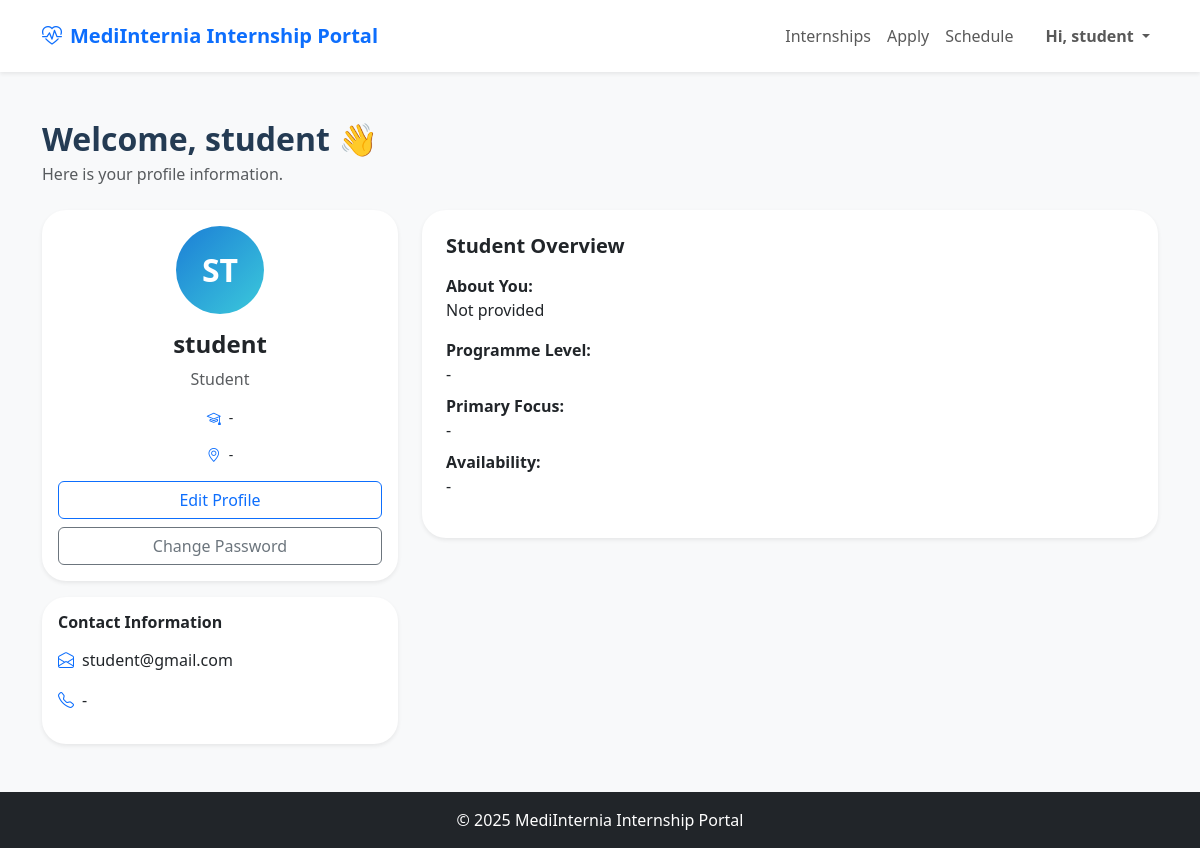
The app's page /public/learner-profile.php (signed in) with its own data.
### tables this page shows
CREATE TABLE `accounts` (
  `id` int(11) NOT NULL,
  `name` varchar(100) DEFAULT NULL,
  `email` varchar(150) DEFAULT NULL,
  `password` varchar(255) DEFAULT NULL,
  `role` enum('student','employer','admin') DEFAULT NULL,
  `created_at` timestamp NOT NULL DEFAULT current_timestamp(),
  `about` text DEFAULT NULL,
  `program_level` varchar(100) DEFAULT NULL,
  `focus` varchar(100) DEFAULT NULL,
  `availability` varchar(100) DEFAULT NULL,
  `phone` varchar(50) DEFAULT NULL,
  `location` varchar(100) DEFAULT NULL,
  `program` varchar(100) DEFAULT NULL,
  `company_name` varchar(150) DEFAULT NULL,
  `company_location` varchar(150) DEFAULT NULL,
  `company_phone` varchar(50) DEFAULT NULL,
  `company_focus` varchar(150) DEFAULT NULL,
  `company_about` text DEFAULT NULL,
  `verified` tinyint(1) NOT NULL DEFAULT 0
);

### public/learner-profile.php (the view, shortened to what this page needs)
<?php
require "../config/connection.php";
$id = $_SESSION['user_id'];
$sql = "SELECT name,email,phone,location,program,program_level,about,focus,availability FROM accounts WHERE id=?";
$stmt = $conn->prepare($sql);
$stmt->bind_param("i", $id);
$stmt->execute();
$user = $stmt->get_result()->fetch_assoc();
?>
<!DOCTYPE html>
<html lang="en">
<head>
<link href="https://cdn.jsdelivr.net/npm/bootstrap@5.3.2/dist/css/bootstrap.min.css" rel="stylesheet">
<link href="https://cdn.jsdelivr.net/npm/bootstrap-icons/font/bootstrap-icons.css" rel="stylesheet">
<link rel="stylesheet" href="assets/css/styles.css">
</head>
<body class="bg-light min-vh-100 d-flex flex-column">
<?php include "../app/components/nav.php"; ?>
<main class="flex-grow-1 container py-5">
<h2 class="fw-bold mb-1">Welcome, <?php echo $_SESSION['name']; ?> 👋</h2>
<p class="text-muted mb-4">Here is your profile information.</p>
<div class="row g-4">
  <div class="col-lg-4">
    <div class="card shadow-sm border-0 mb-3 text-center p-3">
      <div class="profile-avatar mx-auto mb-3">
        <?= strtoupper(substr($user['name'],0,2)); ?>
      </div>
      <h4 class="fw-bold"><?= $user['name']; ?></h4>
      <p class="text-muted"><?= ucfirst($_SESSION['role']); ?></p>
      <p class="small"><i class="bi bi-mortarboard text-primary me-2"></i><?= $user['program'] ?: "-"; ?></p>
      <p class="small"><i class="bi bi-geo-alt text-primary me-2"></i><?= $user['location'] ?: "-"; ?></p>
      <button class="btn btn-outline-primary w-100 mb-2" data-bs-toggle="modal" data-bs-target="#editProfileModal">Edit Profile</button>
      <button class="btn btn-outline-secondary w-100" data-bs-toggle="modal" data-bs-target="#editPasswordModal">Change Password</button>
    </div>
    <div class="card shadow-sm border-0 p-3">
      <h6 class="fw-bold mb-3">Contact Information</h6>
      <p><i class="bi bi-envelope-open text-primary me-2"></i><?= $user['email']; ?></p>
      <p><i class="bi bi-telephone text-primary me-2"></i><?= $user['phone'] ?: "-"; ?></p>
    </div>
  </div>
  <div class="col-lg-8">
    <div class="card shadow-sm border-0 p-4">
      <h5 class="fw-bold mb-3">Student Overview</h5>
      <p class="mb-3"><strong>About You:</strong><br><?= $user['about'] ?: "Not provided"; ?></p>
      <p class="mb-2"><strong>Programme Level:</strong><br><?= $user['program_level'] ?: "-"; ?></p>
      <p class="mb-2"><strong>Primary Focus:</strong><br><?= $user['focus'] ?: "-"; ?></p>
      <p><strong>Availability:</strong><br><?= $user['availability'] ?: "-"; ?></p>
    </div>
  </div>
</div>
</main>
<footer class="bg-dark text-white text-center py-3 mt-auto">
© <?= date("Y"); ?> MediInternia Internship Portal
</footer>
</body>
</html>

### public/assets/css/styles.css (style rules this page uses)
:root { --bs-body-font-family: 'Nunito', system-ui, -apple-system, 'Segoe UI', sans-serif; --bs-primary-rgb: 13, 110, 253; --cc-primary: #1c7ed6; --cc-primary-soft: rgba(28, 126, 214, 0.1); --cc-gradient: linear-gradient(135deg, #1c7ed6 0%, #3bc9db 100%); --cc-card-radius: 1.5rem; }
body { font-family: var(--bs-body-font-family); background-color: #f8f9fb; color: #243b53; }
.profile-avatar { width: 5.5rem; height: 5.5rem; border-radius: 50%; background: var(--cc-gradient); display: flex; align-items: center; justify-content: center; color: #fff; font-weight: 800; font-size: 2rem; }
.card { border-radius: var(--cc-card-radius); }
footer { margin-top: 4rem; }

### records on screen
accounts: name "ST", name "student", program "-", location "-", email "student@gmail.com", phone "-", about "Not provided", program_level "-", focus "-", availability "-"

### other values on screen
$_SESSION['name'] "student"
$_SESSION['role'] "Student"
